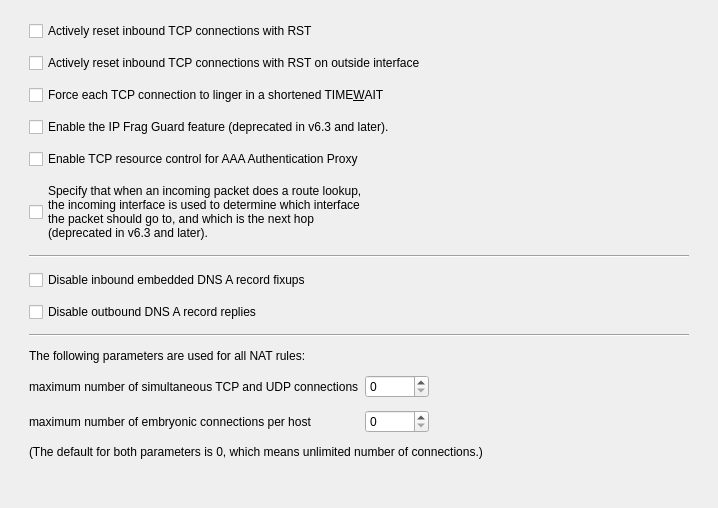
     <widget class="QWidget" name="pix_options">
      <attribute name="title">
       <string>PIX Options</string>
      </attribute>
      <layout class="QVBoxLayout">
       <property name="spacing">
        <number>20</number>
       </property>
       <property name="leftMargin">
        <number>20</number>
       </property>
       <property name="topMargin">
        <number>12</number>
       </property>
       <property name="rightMargin">
        <number>20</number>
       </property>
       <property name="bottomMargin">
        <number>20</number>
       </property>
       <item>
        <widget class="QFrame" name="frame169">
         <property name="frameShape">
          <enum>QFrame::NoFrame</enum>
         </property>
         <property name="frameShadow">
          <enum>QFrame::Plain</enum>
         </property>
         <layout class="QGridLayout" name="pixAdvanced_gridLayout_8">
          <property name="verticalSpacing">
           <number>12</number>
          </property>
          <item row="0" column="0" colspan="3">
           <widget class="QCheckBox" name="resetinbound">
            <property name="text">
             <string>Actively reset inbound TCP connections with RST</string>
            </property>
            <property name="shortcut">
             <string/>
            </property>
           </widget>
          </item>
          <item row="1" column="0" colspan="3">
           <widget class="QCheckBox" name="resetoutside">
            <property name="text">
             <string>Actively reset inbound TCP connections with RST on outside interface</string>
            </property>
            <property name="shortcut">
             <string/>
            </property>
           </widget>
          </item>
          <item row="2" column="0" colspan="3">
           <widget class="QCheckBox" name="connection_timewait">
            <property name="text">
             <string>Force each TCP connection to linger in a shortened TIME&amp;WAIT</string>
            </property>
            <property name="shortcut">
             <string>Alt+W</string>
            </property>
           </widget>
          </item>
          <item row="3" column="0" colspan="3">
           <widget class="QCheckBox" name="fragguard">
            <property name="text">
             <string>Enable the IP Frag Guard feature (deprecated in v6.3 and later).</string>
            </property>
           </widget>
          </item>
          <item row="4" column="0" colspan="3">
           <widget class="QCheckBox" name="floodguard">
            <property name="text">
             <string>Enable TCP resource control for AAA Authentication Proxy</string>
            </property>
           </widget>
          </item>
          <item row="5" column="0" colspan="3">
           <widget class="QCheckBox" name="route_dnat">
            <property name="text">
             <string>Specify that when an incoming packet does a route lookup,
the incoming interface is used to determine which interface
the packet should go to, and which is the next hop
(deprecated in v6.3 and later).</string>
            </property>
           </widget>
          </item>
          <item row="6" column="0" colspan="3">
           <widget class="Line" name="hseparator36">
            <property name="frameShape">
             <enum>QFrame::HLine</enum>
            </property>
            <property name="frameShadow">
             <enum>QFrame::Sunken</enum>
            </property>
            <property name="orientation">
             <enum>Qt::Horizontal</enum>
            </property>
           </widget>
          </item>
          <item row="7" column="0" colspan="3">
           <widget class="QCheckBox" name="nodnsalias_inbound">
            <property name="text">
             <string>Disable inbound embedded DNS A record fixups</string>
            </property>
           </widget>
          </item>
          <item row="8" column="0" colspan="3">
           <widget class="QCheckBox" name="nodnsalias_outbound">
            <property name="text">
             <string>Disable outbound DNS A record replies</string>
            </property>
           </widget>
          </item>
          <item row="9" column="0" colspan="3">
           <widget class="Line" name="hseparator41">
            <property name="frameShape">
             <enum>QFrame::HLine</enum>
            </property>
            <property name="frameShadow">
             <enum>QFrame::Sunken</enum>
            </property>
            <property name="orientation">
             <enum>Qt::Horizontal</enum>
            </property>
           </widget>
          </item>
          <item row="10" column="0" colspan="3">
           <widget class="QLabel" name="label717">
            <property name="text">
             <string>The following parameters are used for all NAT rules:</string>
            </property>
            <property name="alignment">
             <set>Qt::AlignLeading|Qt::AlignLeft|Qt::AlignVCenter</set>
            </property>
            <property name="wordWrap">
             <bool>false</bool>
            </property>
           </widget>
          </item>
          <item row="11" column="0">
           <widget class="QLabel" name="label715">
            <property name="text">
             <string>maximum number of simultaneous TCP and UDP connections</string>
            </property>
            <property name="alignment">
             <set>Qt::AlignLeading|Qt::AlignLeft|Qt::AlignVCenter</set>
            </property>
            <property name="wordWrap">
             <bool>false</bool>
            </property>
            <property name="buddy">
             <cstring>max_conns</cstring>
            </property>
           </widget>
          </item>
          <item row="11" column="1">
           <widget class="QSpinBox" name="max_conns">
            <property name="maximumSize">
             <size>
              <width>64</width>
              <height>16777215</height>
             </size>
            </property>
            <property name="toolTip">
             <string>Specifies the maximum number of simultaneous TCP and UDP connections for the entire subnet. The default is 0, which means unlimited connections. (Idle connections are closed after the idle timeout specified by the timeout conn command.)</string>
            </property>
            <property name="minimum">
             <number>0</number>
            </property>
            <property name="maximum">
             <number>100000</number>
            </property>
            <property name="value">
             <number>0</number>
            </property>
           </widget>
          </item>
          <item row="11" column="2">
           <spacer name="horizontalSpacer_3">
            <property name="orientation">
             <enum>Qt::Horizontal</enum>
            </property>
            <property name="sizeHint" stdset="0">
             <size>
              <width>254</width>
              <height>20</height>
             </size>
            </property>
           </spacer>
          </item>
          <item row="12" column="0">
           <widget class="QLabel" name="label716">
            <property name="text">
             <string>maximum number of embryonic connections per host</string>
            </property>
            <property name="alignment">
             <set>Qt::AlignLeading|Qt::AlignLeft|Qt::AlignVCenter</set>
            </property>
            <property name="wordWrap">
             <bool>false</bool>
            </property>
            <property name="buddy">
             <cstring>emb_limit</cstring>
            </property>
           </widget>
          </item>
          <item row="12" column="1">
           <widget class="QSpinBox" name="emb_limit">
            <property name="maximumSize">
             <size>
              <width>64</width>
              <height>16777215</height>
             </size>
            </property>
            <property name="toolTip">
             <string>Specifies the maximum number of embryonic connections per host. An embryonic connection is a connection request that has not finished the necessary handshake between source and destination. Set a small value for slower systems, and a higher value for faster systems. The default is 0, which means unlimited embryonic connections.</string>
            </property>
            <property name="minimum">
             <number>0</number>
            </property>
            <property name="maximum">
             <number>100000</number>
            </property>
            <property name="value">
             <number>0</number>
            </property>
           </widget>
          </item>
          <item row="13" column="0" colspan="3">
           <widget class="QLabel" name="label718">
            <property name="text">
             <string>(The default for both parameters is 0, which means unlimited number of connections.)</string>
            </property>
            <property name="alignment">
             <set>Qt::AlignLeading|Qt::AlignLeft|Qt::AlignVCenter</set>
            </property>
            <property name="wordWrap">
             <bool>true</bool>
            </property>
           </widget>
          </item>
          <item row="14" column="0" colspan="3">
           <spacer>
            <property name="orientation">
             <enum>Qt::Vertical</enum>
            </property>
            <property name="sizeType">
             <enum>QSizePolicy::Expanding</enum>
            </property>
            <property name="sizeHint" stdset="0">
             <size>
              <width>20</width>
              <height>20</height>
             </size>
            </property>
           </spacer>
          </item>
         </layout>
        </widget>
       </item>
      </layout>
     </widget>
